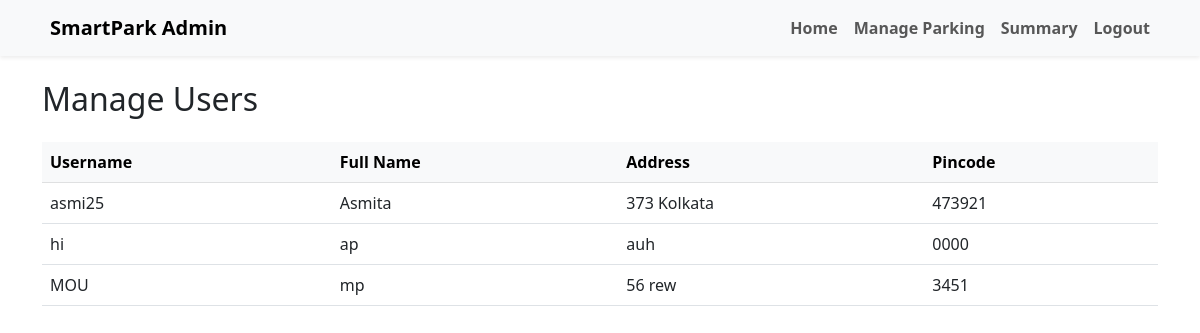
Page /admin_user (signed in) on the earlier database version.
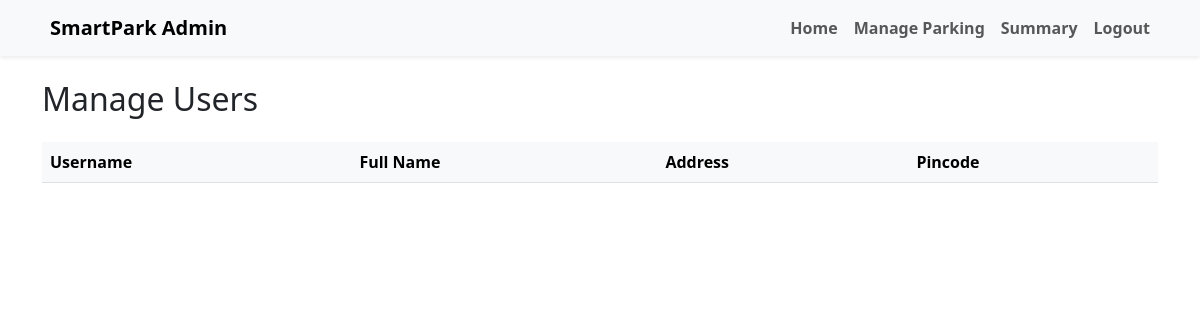
Same page on the later database version.
### app.py (models this page shows)
class User(db.Model):
    __tablename__ = 'user'
    id = db.Column(db.Integer, primary_key=True)
    username = db.Column(db.String(20), unique=True, nullable=False)
    password = db.Column(db.String(20), nullable=False)
    fullname = db.Column(db.String(20), nullable=False)
    address = db.Column(db.String(20), nullable=False)
    pincode = db.Column(db.String(20), nullable=False)
    bookings = db.relationship('Booking', back_populates='user',cascade='all, delete-orphan')

### app.py (the view)
@app.route('/admin_user', methods=['GET', 'POST'])
def admin_user():
    if 'username' not in session:
        return redirect(url_for('login'))
    users = User.query.filter(User.username != 'admin').all()
    return render_template('manage_user.html', users=users)

### templates/manage_user.html (shortened to what this page needs)
<!DOCTYPE html>
<html lang="en">
<head>
    <link href="https://cdn.jsdelivr.net/npm/bootstrap@5.3.0/dist/css/bootstrap.min.css" rel="stylesheet">
</head>
<body>
<nav class="navbar navbar-expand-lg navbar-light bg-light shadow-sm">
  <div class="container">
    <a class="navbar-brand fw-bold d-flex align-items-center" href="/admin">
       SmartPark Admin
    </a>
    <div class="collapse navbar-collapse" id="navbarAdmin">
      <ul class="navbar-nav ms-auto mb-2 mb-lg-0">
        <li class="nav-item">
          <a class="nav-link fw-semibold" href="/admin">Home</a>
        </li>
        <li class="nav-item">
          <a class="nav-link fw-semibold" href="/parking">Manage Parking</a>
        </li>
        <li class="nav-item">
          <a class="nav-link fw-semibold" href="/summary">Summary</a>
        </li>
        <li class="nav-item">
          <a class="nav-link fw-semibold" href="/logout">Logout</a>
        </li>
      </ul>
    </div>
  </div>
</nav>
    <div class="container py-4">
        <h2 class="mb-4">Manage Users</h2>
        <div class="table-responsive">
            <table class="table table-hover align-middle mb-0">
                <thead class="table-light">
                    <tr>
                        <th>Username</th>
                        <th>Full Name</th>
                        <th>Address</th>
                        <th>Pincode</th>
                    </tr>
                </thead>
                <tbody>
                    {% for user in users %}
                    <tr>
                        <td>{{ user.username }}</td>
                        <td>{{ user.fullname }}</td>
                        <td>{{ user.address }}</td>
                        <td>{{ user.pincode }}</td>
                    </tr>
                    {% endfor %}
                </tbody>
            </table>
        </div>
    </div>
</body>
</html>

Differences in the rows shown:
removed User: username "asmi25", fullname "Asmita", address "373 Kolkata", pincode "473921"
removed User: username "hi", fullname "ap", address "auh", pincode "0000"
removed User: username "MOU", fullname "mp", address "56 rew", pincode "3451"
